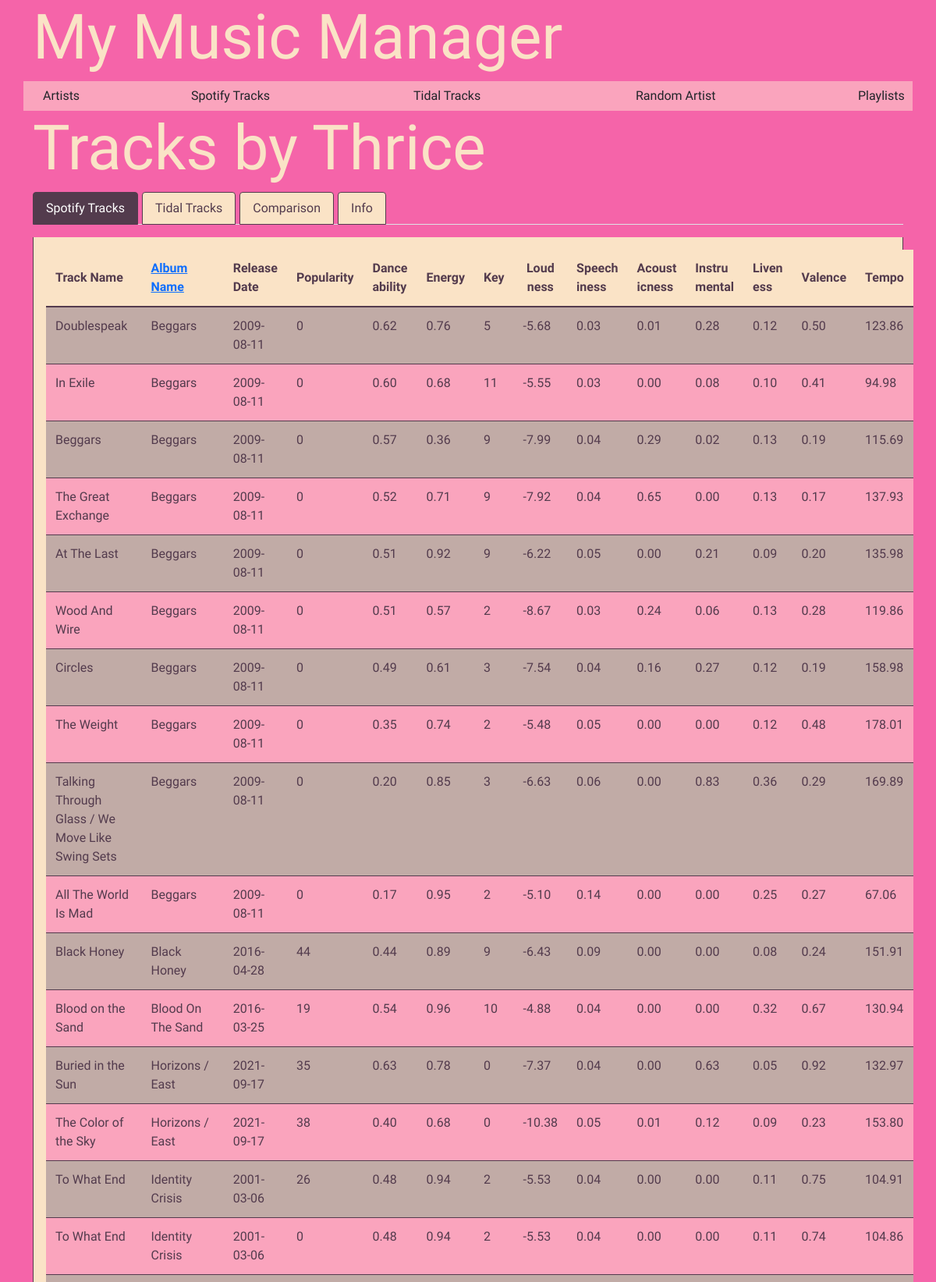
Screenshot of /artist/1/tracks (upper part) with the database file from the repository.
### app/models.py (models this page shows, shortened)
class Artist(db.Model):
    id = db.Column(db.Integer, primary_key=True)
    artist_name = db.Column(db.String(120), nullable=False)
    need_to_explore = db.Column(db.Boolean, nullable=False)
    looked_at = db.Column(db.Boolean, nullable=False)
    artist_playlist = db.Column(db.Boolean, nullable=False)
    one_of_each = db.Column(db.String(120), nullable=True)
    notes = db.Column(db.Text, nullable=True)
    order = db.Column(db.Integer, nullable=False, default=0)
    hide = db.Column(db.Boolean, nullable=False, default=False)
    musicbrainz_id = db.Column(db.String(36), nullable=True)
    musicbrainz_data = db.relationship('MusicBrainzAlbum', backref='artist', lazy=True)

class SpotifyTrack(db.Model):
    id = db.Column(db.Integer, primary_key=True)
    spotify_id = db.Column(db.String(255))
    artist_ids = db.Column(db.String(255))
    track_name = db.Column(db.String(255))
    album_name = db.Column(db.String(255))
    helper = db.Column(db.String(255))
    artist_name = db.Column(db.String(255))
    release_date = db.Column(db.String(255))
    duration_ms = db.Column(db.Integer)
    popularity = db.Column(db.Integer)
    added_by = db.Column(db.String(255))
    added_at = db.Column(db.String(255))
    genres = db.Column(db.String(1000))
    danceability = db.Column(db.Float)
    energy = db.Column(db.Float)
    key = db.Column(db.Integer)
    loudness = db.Column(db.Float)
    mode = db.Column(db.Integer)
    speechiness = db.Column(db.Float)
    acousticness = db.Column(db.Float)
    instrumentalness = db.Column(db.Float)
    liveness = db.Column(db.Float)
    valence = db.Column(db.Float)
    tempo = db.Column(db.Float)
    time_signature = db.Column(db.Integer)

### app/views.py (the view)
@app.route('/artist/<int:artist_id>/tracks', methods=['GET'])
def artist_tracks(artist_id):
    artist = Artist.query.get_or_404(artist_id)
    sort_by = request.args.get('sort', 'album_name')  # Default sort by album name
    order = request.args.get('order', 'asc')  # Default order is ascending
    if sort_by == 'album_name':
        if order == 'asc':
            spotify_tracks = SpotifyTrack.query.filter_by(artist_name=artist.artist_name).order_by(SpotifyTrack.album_name.asc()).all()
            tidal_tracks = TidalTrack.query.filter_by(artist_name=artist.artist_name).order_by(TidalTrack.album_name.asc()).all()
        else:
            spotify_tracks = SpotifyTrack.query.filter_by(artist_name=artist.artist_name).order_by(SpotifyTrack.album_name.desc()).all()
            tidal_tracks = TidalTrack.query.filter_by(artist_name=artist.artist_name).order_by(TidalTrack.album_name.desc()).all()
    spotify_track_names = {track.track_name for track in spotify_tracks}
    tidal_track_names = {track.track_name for track in tidal_tracks}
    common_tracks = spotify_track_names & tidal_track_names  # Intersection
    unique_spotify_tracks = spotify_track_names - tidal_track_names  # Spotify only
    unique_tidal_tracks = tidal_track_names - spotify_track_names  # Tidal only
    return render_template('artist_tracks.html',
                           artist=artist,
                           spotify_tracks=spotify_tracks,
                           tidal_tracks=tidal_tracks,
                           common_tracks=common_tracks,
                           unique_spotify_tracks=unique_spotify_tracks,
                           unique_tidal_tracks=unique_tidal_tracks,
                           sort_by=sort_by,
                           order=order)

### app/templates/artist_tracks.html (shortened to what this page needs)
{% extends "base.html" %}
{% block content %}
<link rel="stylesheet" href="{{ url_for('static', filename='css/artists_overview.css') }}">
{% include 'nav.html' %}
<h1 class="display-1 title">Tracks by {{ artist.artist_name }}</h1>
<ul class="nav nav-tabs" id="trackTabs" role="tablist">
    <li class="nav-item" role="presentation">
        <button class="nav-link active" id="spotify-tab" data-bs-toggle="tab" data-bs-target="#spotify" type="button" role="tab" aria-controls="spotify" aria-selected="true">Spotify Tracks</button>
    </li>
    <li class="nav-item" role="presentation">
        <button class="nav-link" id="tidal-tab" data-bs-toggle="tab" data-bs-target="#tidal" type="button" role="tab" aria-controls="tidal" aria-selected="false">Tidal Tracks</button>
    </li>
    <li class="nav-item" role="presentation">
        <button class="nav-link" id="comparison-tab" data-bs-toggle="tab" data-bs-target="#comparison" type="button" role="tab" aria-controls="comparison" aria-selected="false">Comparison</button>
    </li>
    <li class="nav-item" role="presentation">
        <button class="nav-link" id="info-tab" data-bs-toggle="tab" data-bs-target="#info" type="button" role="tab" aria-controls="info" aria-selected="false">Info</button>
    </li>
</ul>
<div class="tab-content mt-3" id="trackTabsContent">
    <div class="tab-pane fade show active" id="spotify" role="tabpanel" aria-labelledby="spotify-tab">
        <table class="custom-table">
            <thead>
                <tr>
                    <th>Track Name</th>
                    <th><a href="{{ url_for('artist_tracks', artist_id=artist.id, sort='album_name', order='asc' if order == 'desc' else 'desc') }}">Album Name</a></th>
                    <th>Release Date</th>
                    <th>Popularity</th>
                    <th class="shorty">Dance ability</th>
                    <th class="shorty">Energy</th>
                    <th class="shorty">Key</th>
                    <th class="shorty text-center">Loud ness</th>
                    <th class="shorty">Speech iness</th>
                    <th class="shorty">Acoust icness</th>
                    <th class="shorty">Instru mental</th>
                    <th class="shorty">Liven ess</th>
                    <th class="shorty">Valence</th>
                    <th class="shorty">Tempo</th>
                </tr>
            </thead>
            <tbody>
                {% for track in spotify_tracks %}
                <tr>
                    <td>{{ track.track_name }}</td>
                    <td>{{ track.album_name }}</td>
                    <td>{{ track.release_date }}</td>
                    <td>{{ track.popularity }}</td>
                    <td class="shorty">{{ "%.2f" | format(track.danceability) }}</td>
                    <td class="shorty">{{ "%.2f" | format(track.energy) }}</td>
                    <td class="shorty">{{ track.key }}</td>
                    <td class="shorty">{{ "%.2f" | format(track.loudness) }}</td>
                    <td class="shorty">{{ "%.2f" | format(track.speechiness) }}</td>
                    <td class="shorty">{{ "%.2f" | format(track.acousticness) }}</td>
                    <td class="shorty">{{ "%.2f" | format(track.instrumentalness) }}</td>
                    <td class="shorty">{{ "%.2f" | format(track.liveness) }}</td>
                    <td class="shorty">{{ "%.2f" | format(track.valence) }}</td>
                    <td class="shorty">{{ "%.2f" | format(track.tempo) }}</td>
                </tr>
                {% endfor %}
            </tbody>
        </table>
    </div>
</div>
{% endblock %}

### app/static/css/styles.css (style rules this page uses)
body { --pale-dogwood: #c1aba6ff; --eggplant: #533b4dff; --hot-pink: #f564a9ff; --amaranth-pink: #faa4bdff; --champagne: #fae3c6ff; background-color: var(--hot-pink); font-family: 'Sarala', sans-serif; }
.title { font-family: 'Life Savers', serif; color: var(--champagne); }
h1, h2, h3, h4, h5, h6 { font-family: 'Kalam', cursive; }

### app/static/css/artists_overview.css (style rules this page uses)
.custom-table { width: 100%; margin-bottom: 1rem; color: var(--eggplant); border-collapse: collapse; }
.custom-table th { background-color: var(--champagne); text-align: left; padding: 0.75rem; border-bottom: 2px solid var(--eggplant); color: var(--eggplant); }
.custom-table td { padding: 0.75rem; vertical-align: top; border-bottom: 1px solid var(--eggplant); color: var(--eggplant); }
.custom-table tbody tr:nth-of-type(odd) { background-color: var(--pale-dogwood); }
.custom-table tbody tr:nth-of-type(even) { background-color: var(--amaranth-pink); }
.nav-tabs .nav-link { color: var(--eggplant); background-color: var(--champagne); border: 1px solid var(--eggplant); margin-right: 5px; padding: 0.5rem 1rem; border-radius: 0.25rem 0.25rem 0 0; }
.nav-tabs .nav-link.active { color: #fff; background-color: var(--eggplant); border-color: var(--eggplant); }
.tab-content { border: 1px solid var(--eggplant); border-top: none; background-color: var(--champagne); padding: 1rem; border-radius: 0 0 0.25rem 0.25rem; }
.custom-table th { position: sticky; top: 0; z-index: 2; background-color: var(--champagne); color: var(--eggplant); box-shadow: 0 2px 2px -1px rgba(0, 0, 0, 0.4); }

### rows the page displays
Artist: artist_name "Thrice"
SpotifyTrack: track_name "Doublespeak", album_name "Beggars", release_date "2009-08-11", popularity "0", danceability "0.62", energy "0.76", key "5", loudness "-5.68", speechiness "0.03", acousticness "0.01", instrumentalness "0.28", liveness "0.12", valence "0.50", tempo "123.86"
SpotifyTrack: track_name "In Exile", album_name "Beggars", release_date "2009-08-11", popularity "0", danceability "0.60", energy "0.68", key "11", loudness "-5.55", speechiness "0.03", acousticness "0.00", instrumentalness "0.08", liveness "0.10", valence "0.41", tempo "94.98"
SpotifyTrack: track_name "Beggars", album_name "Beggars", release_date "2009-08-11", popularity "0", danceability "0.57", energy "0.36", key "9", loudness "-7.99", speechiness "0.04", acousticness "0.29", instrumentalness "0.02", liveness "0.13", valence "0.19", tempo "115.69"
SpotifyTrack: track_name "The Great Exchange", album_name "Beggars", release_date "2009-08-11", popularity "0", danceability "0.52", energy "0.71", key "9", loudness "-7.92", speechiness "0.04", acousticness "0.65", instrumentalness "0.00", liveness "0.13", valence "0.17", tempo "137.93"
SpotifyTrack: track_name "At The Last", album_name "Beggars", release_date "2009-08-11", popularity "0", danceability "0.51", energy "0.92", key "9", loudness "-6.22", speechiness "0.05", acousticness "0.00", instrumentalness "0.21", liveness "0.09", valence "0.20", tempo "135.98"
SpotifyTrack: track_name "Wood And Wire", album_name "Beggars", release_date "2009-08-11", popularity "0", danceability "0.51", energy "0.57", key "2", loudness "-8.67", speechiness "0.03", acousticness "0.24", instrumentalness "0.06", liveness "0.13", valence "0.28", tempo "119.86"
SpotifyTrack: track_name "Circles", album_name "Beggars", release_date "2009-08-11", popularity "0", danceability "0.49", energy "0.61", key "3", loudness "-7.54", speechiness "0.04", acousticness "0.16", instrumentalness "0.27", liveness "0.12", valence "0.19", tempo "158.98"
SpotifyTrack: track_name "The Weight", album_name "Beggars", release_date "2009-08-11", popularity "0", danceability "0.35", energy "0.74", key "2", loudness "-5.48", speechiness "0.05", acousticness "0.00", instrumentalness "0.00", liveness "0.12", valence "0.48", tempo "178.01"
SpotifyTrack: track_name "Talking Through Glass / We Move Like Swing Sets", album_name "Beggars", release_date "2009-08-11", popularity "0", danceability "0.20", energy "0.85", key "3", loudness "-6.63", speechiness "0.06", acousticness "0.00", instrumentalness "0.83", liveness "0.36", valence "0.29", tempo "169.89"
SpotifyTrack: track_name "All The World Is Mad", album_name "Beggars", release_date "2009-08-11", popularity "0", danceability "0.17", energy "0.95", key "2", loudness "-5.10", speechiness "0.14", acousticness "0.00", instrumentalness "0.00", liveness "0.25", valence "0.27", tempo "67.06"
SpotifyTrack: track_name "Black Honey", album_name "Black Honey", release_date "2016-04-28", popularity "44", danceability "0.44", energy "0.89", key "9", loudness "-6.43", speechiness "0.09", acousticness "0.00", instrumentalness "0.00", liveness "0.08", valence "0.24", tempo "151.91"
SpotifyTrack: track_name "Blood on the Sand", album_name "Blood On The Sand", release_date "2016-03-25", popularity "19", danceability "0.54", energy "0.96", key "10", loudness "-4.88", speechiness "0.04", acousticness "0.00", instrumentalness "0.00", liveness "0.32", valence "0.67", tempo "130.94"
SpotifyTrack: track_name "Buried in the Sun", album_name "Horizons / East", release_date "2021-09-17", popularity "35", danceability "0.63", energy "0.78", key "0", loudness "-7.37", speechiness "0.04", acousticness "0.00", instrumentalness "0.63", liveness "0.05", valence "0.92", tempo "132.97"
SpotifyTrack: track_name "The Color of the Sky", album_name "Horizons / East", release_date "2021-09-17", popularity "38", danceability "0.40", energy "0.68", key "0", loudness "-10.38", speechiness "0.05", acousticness "0.01", instrumentalness "0.12", liveness "0.09", valence "0.23", tempo "153.80"
SpotifyTrack: track_name "To What End", album_name "Identity Crisis", release_date "2001-03-06", popularity "26", danceability "0.48", energy "0.94", key "2", loudness "-5.53", speechiness "0.04", acousticness "0.00", instrumentalness "0.00", liveness "0.11", valence "0.75", tempo "104.91"
SpotifyTrack: track_name "To What End", album_name "Identity Crisis", release_date "2001-03-06", popularity "0", danceability "0.48", energy "0.94", key "2", loudness "-5.53", speechiness "0.04", acousticness "0.00", instrumentalness "0.00", liveness "0.11", valence "0.74", tempo "104.86"
